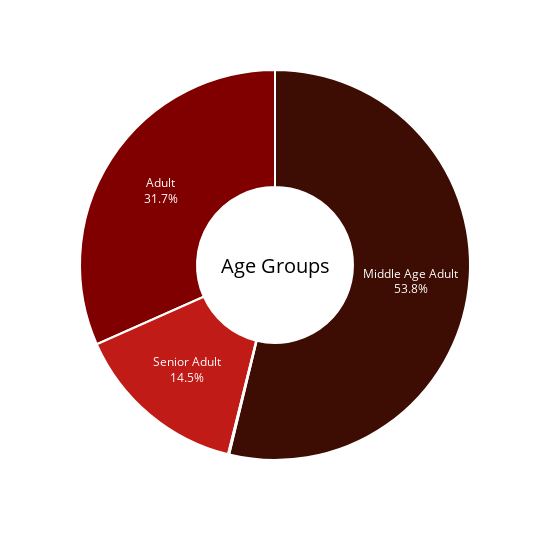

The notebook cell saved with this chart:
### Markdown cell above
### Customers Segmentation: Age Group Wise

### Code cell
agegroup = customer.AgeGroup.value_counts()

fig = px.pie(labels = agegroup.index, values = agegroup.values, names = agegroup.index, width = 550, height = 550)

fig.update_traces(textposition = 'inside', 
                  textinfo = 'percent + label', 
                  hole = 0.4, 
                  marker = dict(colors = ['#3D0C02', '#800000'  , '#C11B17','#C0C0C0'], 
                                line = dict(color = 'white', width = 2)))

fig.update_layout(annotations = [dict(text = 'Age Groups', 
                                      x = 0.5, y = 0.5, font_size = 20, showarrow = False,                                       
                                      font_color = 'black')],
                  showlegend = False)

fig.show()

### Figure 1 — Plotly figure (JSON) as saved in the notebook; plotly's stock layout.template omitted (floating-point values rounded to 4 significant figures)
{"data": [{"domain": {"x": [0, 1], "y": [0, 1]}, "hole": 0.4, "hovertemplate": "label=%{label}<br>value=%{value}<extra></extra>", "labels": ["Middle Age Adult", "Adult", "Senior Adult", "Teen"], "legendgroup": "", "marker": {"colors": ["#3D0C02", "#800000", "#C11B17", "#C0C0C0"], "line": {"color": "white", "width": 2}}, "name": "", "showlegend": true, "textinfo": "percent+label", "textposition": "inside", "type": "pie", "values": [1160, 683, 312, 2]}], "layout": {"annotations": [{"font": {"color": "black", "size": 20}, "showarrow": false, "text": "Age Groups", "x": 0.5, "y": 0.5}], "height": 550, "legend": {"tracegroupgap": 0}, "margin": {"t": 60}, "showlegend": false, "width": 550}}
